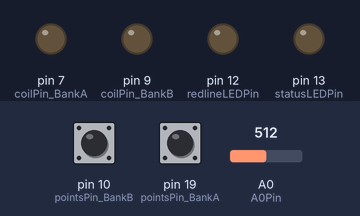
A sketch run on a simulated Arduino Uno, built with avr-gcc and run on an emulated ATmega328P. Parts: output pins drawn as LEDs (lit = HIGH). The test bench sets the inputs (shaded band); at power-on: pin 10 (pointsPin_BankB) HIGH, pin 19 (pointsPin_BankA) HIGH, A0 (A0Pin) = 512. What the sketch prints to the serial monitor is not drawn.

Above: at 1.2 s.
1.3 s: pin 10 (pointsPin_BankB) pulsed LOW 5 times (0.12 s each, 0.3 s apart)
At 2.5 s:
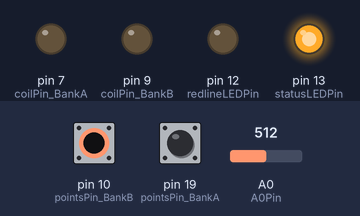
4.3 s: pin 19 (pointsPin_BankA) pulsed LOW 2 times (0.12 s each, 0.3 s apart)
Timing chart, 0 to 13.3 s (numbered marks = the images above; inputs shaded):
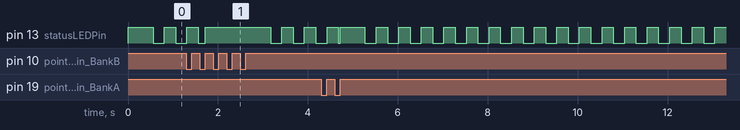

The sketch:

4_Coil_Spark_Control_V1.0.ino
```cpp
// 4-Coil Wasted Spark Controller for HEI Coils
// Implements one-coil-per-cylinder ignition with 2 timing sensors.
// Spark is fired at the very end of compression stroke and at the very end of exhaust stroke.
// Implements optional centrifugal and vacuum advance.
// Version 1.0 (beta)
// (C) 2022 John Patterson Consulting, LLC
// You are free to modify and redistribute this code without restriction.

// ----------------- Program constants -----------------:

// Pin numbers:
const int pointsPin_BankA = 19;                          // Pin number for distributor sensor bank A signal.
const int pointsPin_BankB = 10;                          // Pin number for distributor sensor bank B signal.
const int coilPin_BankA = 7;                            // Pin number for ignition coil bank A transistors.
const int coilPin_BankB = 9;                            // Pin number for ignition coil bank B transistors.
const int redlineLEDPin = 12;                           // Pin number for redline indicator LED.
const int statusLEDPin = 13;                            // Pin number for status indicator LED.
const int A0Pin = 14;                                   // Pin number for analog input 0 (MAP sensor).
const int A1Pin = 15;                                   // Pin number for analog input 1.
const int A2Pin = 16;                                   // Pin number for analog input 2.
const int A3Pin = 17;                                   // Pin number for analog input 3.

// Sensor parameters:
const int pulsesPerRevolution = 2;                      // Number of points pulses per engine rotation.
const double Pascals_Per_ADC_Unit = 122.1;              // Number of pascals of MAP pressure per ADC integer unit.
const int vacuum_ADC_value = 102;                       // Zero-out value for the MAP sensor at full vacuum.
const double atmospherePascals = 101000.0;              // Asumed atmospheric pressure (Pa) for vacuum advance calculations.

// Ignition timing parameters:
const unsigned long coilDwellTime = 1000;               // Amount of time (us) to charge the ignition coil.
const unsigned long programDelayTime = 200;             // Ignition compensation time for program execution delays (us).
const bool useFallingEdge = 0;                          // Indicates whether to use rising or falling edge to detect timing.
//const double degreesAdvancePerRPM = 0.0005;
const double degreesAdvancePerRPM = 0.0;                // Amount of centrifugal advance (degrees per RPM) to apply to the timing.
const double degreesAdvancePerPascal = 0.0;
//const double degreesAdvancePerPascal = -0.000015;     // Amount of vacuum advance (degrees per pascal) to apply to the timing.
//const double degreesAdvancePerPascal = 0.00001;
const double RevLimiter = 4500;                         // Rev limiter RPM speed, above which spark is interrupted.
const double vacuumAdvanceMinimumSpeed = 1000.0;        // Minimum RPM above which vacuum advance is applied (to assist starting).
const double initialTiming = 27.0;                      // Amount of extra distributor advance (degrees) applied, into which program will add delays.
const unsigned long blinkTime = 250;                    // LED status indicator blinking time (ms).
const double stallRPM = 100.0;                          // Minimum engine speed above which engine is considered running.


// ----------------- Global Variables -----------------:
unsigned long pointsLastMicros = 0;                     // Timestamp of last recorded points triggering.
unsigned long pointsDiff = 100000000;                   // Difference in time from the last points triggering.
unsigned long coilDelayTimeMicros = 0;                  // Timestamp when coil is called to fire.
bool coilDelayWaiting = 0;                              // Flag to indicate if coil is currently waiting to fire.
unsigned long coilOnTimeMicros = 0;                     // Timestamp of coil turn-on.
bool coilOn = 0;                                        // Flag to indicate if coil is currently in the ON state.
unsigned long blinkLastMillis = 0;                      // Timestamp of last recorded LED blink.
bool blinkState = 0;                                    // State of status LED.
int RPMrunningAverageIndex = 0;                         // Index of running average value being edited.
bool lastPointsStateA = 0;                              // Last recorded value of the distributor input source for coil bank A.
bool lastPointsStateB = 0;                              // Last recorded value of the distributor input source for coil bank B.
double engineRPM = 0;                                   // Measured speed of the engine (RPM).
double enginePressure = 0;                              // Measured manifold pressure (Pa).
double engineVacuum = 0;                                // Calculated manifold vacuum level (Pa).
double delayAngle = 0;                                  // Calculated delay angle for spark timing.
unsigned long delayTime = 0;                            // Calculated delay time (us) for spark timing.
unsigned long lastMAP = 0;                              // Last-measured MAP pressure.
bool stalled = 0;                                       // Engine stalled state flag.
bool fireBankA = 0;                                     // Flag to indicate whether to fire coil bank A or coil bank B.


// ----------------- Program Functions -----------------:

// ---------------------------------------------------------------------------------------------------------------------
// Function to compute RPM based on time since last points opening:
double RPM()
{
  // If pointsDiff is longer than the time since points() was last called,
  // just use pointsDiff to compute the RPM:
  if(pointsDiff > (micros() - pointsLastMicros))
  {
    // RPM = (Pulses/sec)/(Pulses/Revolution)*(60 sec/min)
    return (1000000.0/pointsDiff)/pulsesPerRevolution*60.0;
  }
  // If it has been longer than pointsDiff since points() was last called,
  // use the elapsed time to compute the RPM:
  else
  {
    // RPM = (Pulses/sec)/(Pulses/Revolution)*(60 sec/min)
    return (1000000.0/(micros() - pointsLastMicros))/pulsesPerRevolution*60.0;
  }
}

// ---------------------------------------------------------------------------------------------------------------------
// Function to measure the Manifold Absolute Pressure (MAP):
double MAP()
{
  double estimatedMAP = (analogRead(A0Pin) - vacuum_ADC_value)*Pascals_Per_ADC_Unit;
  // Ensure only positive MAP values are returned:
  if(estimatedMAP < 0)
  {
    estimatedMAP = 0;
  }

  return estimatedMAP;
}

// ---------------------------------------------------------------------------------------------------------------------
// Function to calculate how long to delay spark ignition timing:
unsigned long timeToFire()
{
  // Initialize delay angle to base distributor advance:
  delayAngle = initialTiming;

  // Subtract coil dwell time and program delay time from timing delay:
  delayAngle = delayAngle - ((coilDwellTime + programDelayTime)/1000000.0)/(60.0/engineRPM)*360.0;

  // Subtract centrifugal advance from delay:
  delayAngle = delayAngle - degreesAdvancePerRPM*engineRPM;

  // Subtract vacuum advance from delay if RPM exceeds vacuumAdvanceMinimumSpeed:
  if(engineRPM > vacuumAdvanceMinimumSpeed)
  {
    delayAngle = delayAngle - degreesAdvancePerPascal*engineVacuum;
  }

  // Ensure timing delay does not go below zero:
  if(delayAngle < 0.0)
  {
    delayAngle = 0.0;
  }

  // Convert degrees of timing delay to microseconds:
  unsigned long timeToFireMicros = (unsigned long)((delayAngle/360.0)*(60.0/engineRPM)*1000000);

  return timeToFireMicros;
}

// ---------------------------------------------------------------------------------------------------------------------
// Function to check if points/sensors have been triggered (2 sensors):
bool checkPoints_2x()
{
  // Measure state of sensors for coil Bank A and Bank B:
  bool pointsStateA = digitalRead(pointsPin_BankA);
  bool pointsStateB = digitalRead(pointsPin_BankB);

  // If falling edge is selected, evaluate if this type of transistion has occurred:
  if(useFallingEdge)
  {
    // Trigger on falling edge:
    // Check Bank A:
    if(!pointsStateA && lastPointsStateA)
    {
      lastPointsStateA = pointsStateA;
      fireBankA = 1;
      return 1;
    }
    // Trigger on falling edge:
    // Check Bank B:
    if(!pointsStateB && lastPointsStateB)
    {
      lastPointsStateB = pointsStateB;
      fireBankA = 0;
      return 1;
    }
  }
  else
  // If rising edge is selected, evaluate if this type of transistion has occurred:
  {
    // Trigger on rising edge:
    // Check Bank A:
    if(pointsStateA && !lastPointsStateA)
    {
      lastPointsStateA = pointsStateA;
      fireBankA = 1;
      return 1;
    }
    // Trigger on rising edge:
    // Check Bank B:
    if(pointsStateB && !lastPointsStateB)
    {
      lastPointsStateB = pointsStateB;
      fireBankA = 0;
      return 1;
    }
  }

  // If no relevant transition has occurred, return 0:
  lastPointsStateA = pointsStateA;
  lastPointsStateB = pointsStateB;
  return 0;
}

// ---------------------------------------------------------------------------------------------------------------------
// Function to check rev limiter and fire coil banks (2 coil banks):
void fireCoil_2x()
{
  // Start coil ON timer if rev limiter is not exceeded:
  if(engineRPM < RevLimiter)
  {
    // Turn on requested coil bank and begin timer:
    coilOn = 1;
    coilOnTimeMicros = micros();
    // Decide between coil bank A or coil bank B:
    digitalWrite(coilPin_BankA, fireBankA);
    digitalWrite(coilPin_BankB, !fireBankA);

    // De-Illuminate rev limiter LED if rev limiter is not exceeded:
    digitalWrite(redlineLEDPin, LOW);
  }
  else
  {
    // Illuminate rev limiter LED if rev limiter is exceeded:
    digitalWrite(redlineLEDPin, HIGH);
  }
}

// ---------------------------------------------------------------------------------------------------------------------
// Function to detect if engine is stalled:
void checkStalled()
{
  //Determine if the engine is currently stalled:
  stalled = (engineRPM < stallRPM);

  // If engine is running, keep LED on and steady:
  if(!stalled)
  {
    digitalWrite(statusLEDPin, HIGH);
  }
  // If engine is stalled, blink LED:
  else if(millis() - blinkLastMillis > blinkTime)
  {
    blinkLastMillis = millis();
    blinkState = !blinkState;
    digitalWrite(statusLEDPin, blinkState);
  }
}

// ---------------------------------------------------------------------------------------------------------------------
// Arduino startup function (runs once at program startup):
void setup() {
  // Set pin modes:
  pinMode(coilPin_BankA, OUTPUT);
  pinMode(coilPin_BankB, OUTPUT);
  pinMode(redlineLEDPin, OUTPUT);
  pinMode(statusLEDPin, OUTPUT);

  // Start Serial port:
  Serial.begin(115200);
  Serial.println("Welcome to POWER BUGGY engine control diagnostics!");
  Serial.println(" ");

  // Provide information about how serial reporting works when engine is running:
  Serial.println("AFR table coordinates will be reported during ignition.");
  Serial.println("Format: [MAP 0-9][RPM 0-9]");
  Serial.println(" ");

}

// ---------------------------------------------------------------------------------------------------------------------
// Arduino loop function (runs over and over again):
void loop() {
  // Check if points have been triggered:
  if(checkPoints_2x())
  {
    // Reset points timer to update RPM measurement accurately:
    pointsDiff = micros() - pointsLastMicros;
    pointsLastMicros = micros();

    // Calculate how long to wait before firing HEI coil:
    delayTime = timeToFire();

    // Start coil firing timer:
    coilDelayTimeMicros = micros();
    coilDelayWaiting = 1;
  }

  // Check if it is time to fire the coil bank:
  if(coilDelayWaiting && (micros() - coilDelayTimeMicros > delayTime))
  {
    // Reset waiting flag:
    coilDelayWaiting = 0;

    // Check rev limiter and fire coil:
    fireCoil_2x();
  }

  // Compute latest engine RPM:
  engineRPM = RPM();

  // Measure MAP pressure and compute vacuum level:
  enginePressure = MAP();
  engineVacuum = atmospherePascals - enginePressure;

  // If coil is ON, check if sufficient time has passed to turn it OFF:
  if(coilOn && (micros() - coilOnTimeMicros > coilDwellTime))
  {
    // Turn OFF coil (make spark):
    coilOn = 0;
    digitalWrite(coilPin_BankA, LOW);
    digitalWrite(coilPin_BankB, LOW);
  }

  // Check if engine is stalled:
  checkStalled();

}
```
